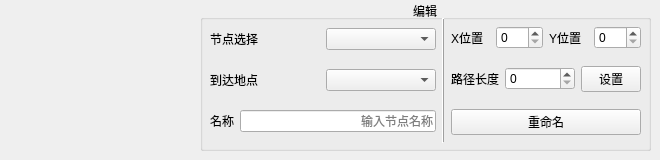
         <widget class="QWidget" name="Tab3">
          <attribute name="title">
           <string>自定义地图</string>
          </attribute>
          <widget class="QGroupBox" name="ORINodeEdit">
           <property name="geometry">
            <rect>
             <x>200</x>
             <y>0</y>
             <width>451</width>
             <height>151</height>
            </rect>
           </property>
           <property name="title">
            <string>编辑</string>
           </property>
           <property name="alignment">
            <set>Qt::AlignCenter</set>
           </property>
           <widget class="QWidget" name="layoutWidget">
            <property name="geometry">
             <rect>
              <x>0</x>
              <y>10</y>
              <width>451</width>
              <height>141</height>
             </rect>
            </property>
            <layout class="QHBoxLayout" name="horizontalLayout_44">
             <property name="leftMargin">
              <number>10</number>
             </property>
             <property name="topMargin">
              <number>5</number>
             </property>
             <property name="rightMargin">
              <number>10</number>
             </property>
             <property name="bottomMargin">
              <number>5</number>
             </property>
             <item>
              <layout class="QVBoxLayout" name="verticalLayout_19">
               <item>
                <layout class="QHBoxLayout" name="horizontalLayout_16">
                 <item>
                  <widget class="QLabel" name="label_5">
                   <property name="text">
                    <string>节点选择</string>
                   </property>
                  </widget>
                 </item>
                 <item>
                  <widget class="QComboBox" name="MapNodeSelect"/>
                 </item>
                </layout>
               </item>
               <item>
                <layout class="QHBoxLayout" name="horizontalLayout_19">
                 <item>
                  <widget class="QLabel" name="label_6">
                   <property name="text">
                    <string>到达地点</string>
                   </property>
                  </widget>
                 </item>
                 <item>
                  <widget class="QComboBox" name="SetLocationComboBox_Map"/>
                 </item>
                </layout>
               </item>
               <item>
                <layout class="QHBoxLayout" name="horizontalLayout_43">
                 <item>
                  <widget class="QLabel" name="label_16">
                   <property name="text">
                    <string>名称</string>
                   </property>
                  </widget>
                 </item>
                 <item>
                  <widget class="QLineEdit" name="NodeName_Map">
                   <property name="maxLength">
                    <number>10</number>
                   </property>
                   <property name="alignment">
                    <set>Qt::AlignRight|Qt::AlignTrailing|Qt::AlignVCenter</set>
                   </property>
                   <property name="placeholderText">
                    <string>输入节点名称</string>
                   </property>
                  </widget>
                 </item>
                </layout>
               </item>
              </layout>
             </item>
             <item>
              <widget class="Line" name="line_5">
               <property name="maximumSize">
                <size>
                 <width>16777215</width>
                 <height>125</height>
                </size>
               </property>
               <property name="frameShadow">
                <enum>QFrame::Raised</enum>
               </property>
               <property name="midLineWidth">
                <number>0</number>
               </property>
               <property name="orientation">
                <enum>Qt::Vertical</enum>
               </property>
              </widget>
             </item>
             <item>
              <layout class="QVBoxLayout" name="verticalLayout_18">
               <item>
                <layout class="QHBoxLayout" name="horizontalLayout_42">
                 <item>
                  <widget class="QLabel" name="label_7">
                   <property name="text">
                    <string>X位置</string>
                   </property>
                  </widget>
                 </item>
                 <item>
                  <widget class="QSpinBox" name="SetXPosition">
                   <property name="maximum">
                    <number>688</number>
                   </property>
                   <property name="singleStep">
                    <number>50</number>
                   </property>
                  </widget>
                 </item>
                 <item>
                  <widget class="QLabel" name="label_8">
                   <property name="text">
                    <string>Y位置</string>
                   </property>
                  </widget>
                 </item>
                 <item>
                  <widget class="QSpinBox" name="SetYPosition">
                   <property name="maximum">
                    <number>500</number>
                   </property>
                   <property name="singleStep">
                    <number>50</number>
                   </property>
                  </widget>
                 </item>
                </layout>
               </item>
               <item>
                <layout class="QHBoxLayout" name="horizontalLayout_47">
                 <item>
                  <widget class="QLabel" name="label_10">
                   <property name="text">
                    <string>路径长度</string>
                   </property>
                  </widget>
                 </item>
                 <item>
                  <widget class="QSpinBox" name="NodeLength_Map">
                   <property name="minimumSize">
                    <size>
                     <width>70</width>
                     <height>0</height>
                    </size>
                   </property>
                   <property name="maximumSize">
                    <size>
                     <width>70</width>
                     <height>16777215</height>
                    </size>
                   </property>
                   <property name="maximum">
                    <number>99999</number>
                   </property>
                   <property name="singleStep">
                    <number>50</number>
                   </property>
                  </widget>
                 </item>
                 <item>
                  <widget class="QPushButton" name="SetPath_Map">
                   <property name="minimumSize">
                    <size>
                     <width>60</width>
                     <height>0</height>
                    </size>
                   </property>
                   <property name="maximumSize">
                    <size>
                     <width>60</width>
                     <height>16777215</height>
                    </size>
                   </property>
                   <property name="text">
                    <string>设置</string>
                   </property>
                  </widget>
                 </item>
                </layout>
               </item>
               <item>
                <layout class="QHBoxLayout" name="horizontalLayout_45">
                 <item>
                  <widget class="QPushButton" name="SetNodeName_Map">
                   <property name="text">
                    <string>重命名</string>
                   </property>
                  </widget>
                 </item>
                </layout>
               </item>
              </layout>
             </item>
            </layout>
           </widget>
          </widget>
         </widget>
